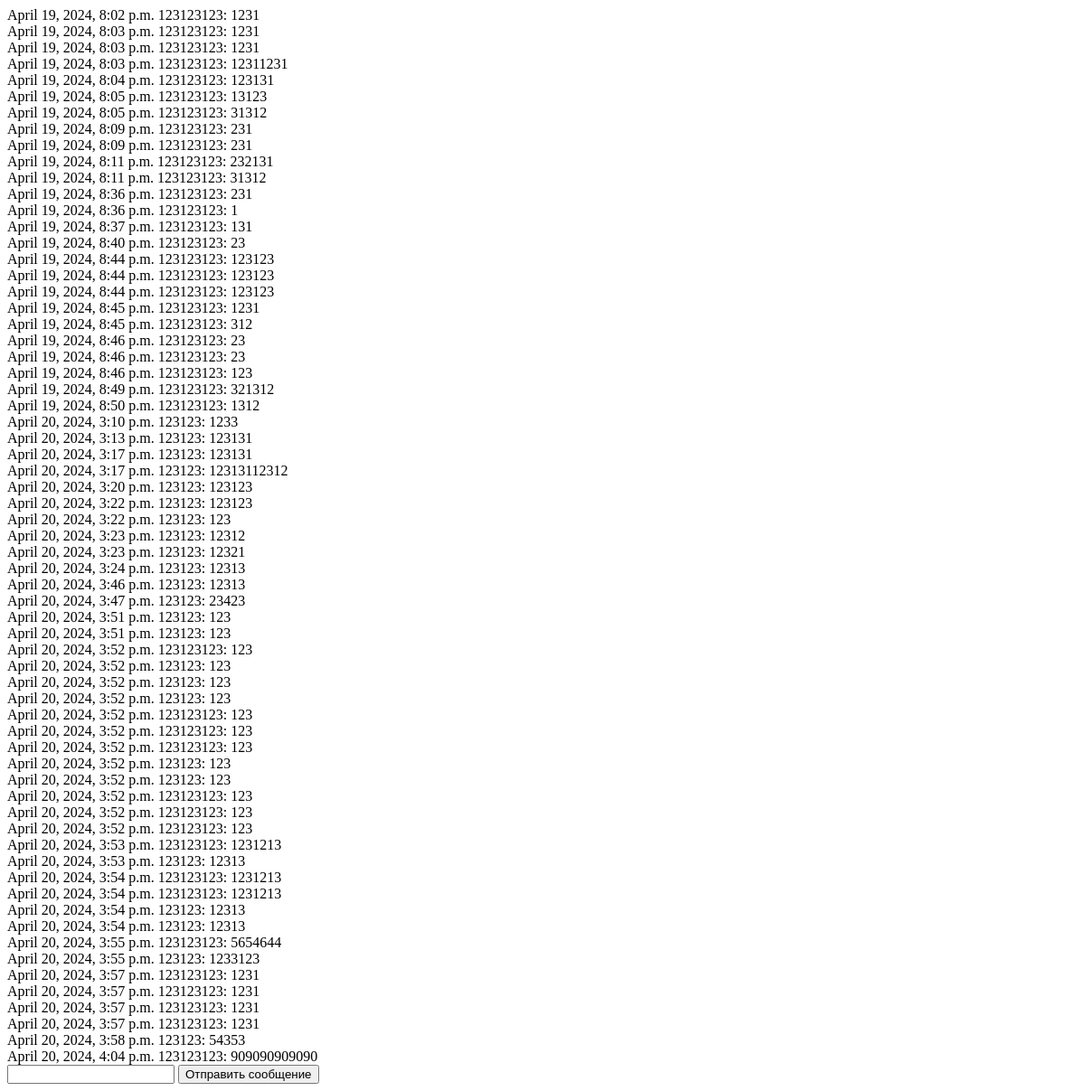
Page /chat/123123 (signed in) on the earlier database version.
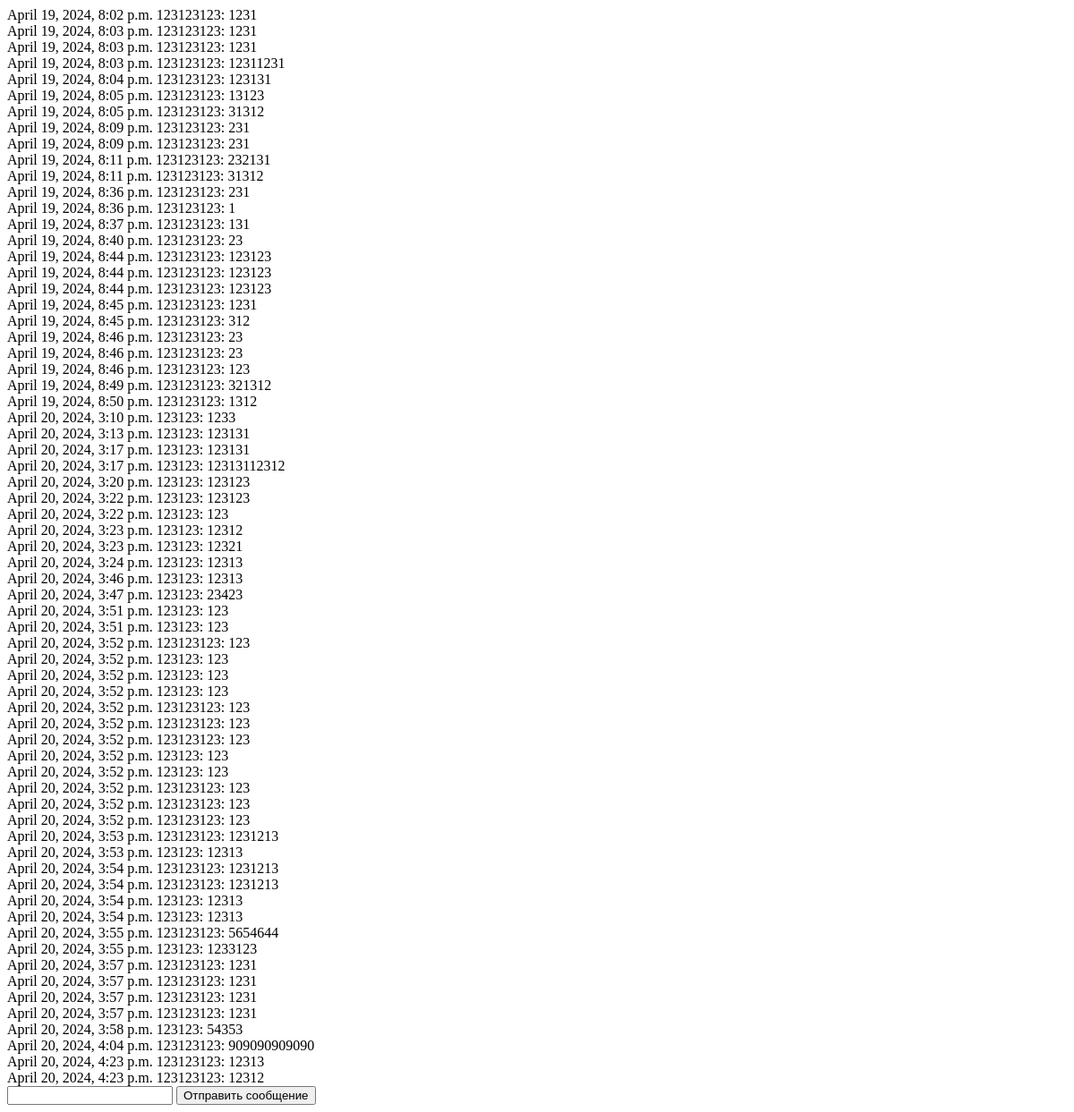
Same page on the later database version.
### my_codes/models.py (models this page shows)
class Message(models.Model):
    author = models.ForeignKey(User, on_delete=models.CASCADE, related_name='sent_messages')
    recipient = models.ForeignKey(User, on_delete=models.CASCADE, related_name='received_messages')
    text = models.CharField(max_length=4096)
    timestamp = models.DateTimeField(auto_now_add=True)

### my_codes/views.py (the view)
# urls.py: path("chat/<str:username>", views.chat_page, name="chat"),
def chat_page(request, username):
    user = request.user
    context = {}
    if username is None:
        return HttpResponse(status=400)
    recipient = User.objects.filter(username=username).first()
    messages_list = list(
        Message.objects.filter(Q(author=user, recipient=recipient) | Q(author=recipient, recipient=user)).order_by(
            'timestamp'))
    context['messages'] = messages_list
    return render(request, 'chat.html', context)

### my_codes/templates/chat.html (shortened to what this page needs)
<!DOCTYPE html>
<html lang="en">
<head>
</head>
<body>
    <div class="message-container">
        {% for message in messages %}
        <div class="message">{{ message.timestamp }} {{ message.author }}: {{ message.text }}</div>
        {% endfor %}
    </div>
    <input type="text" id="message">
    <button onclick="sendMessage()">Отправить сообщение</button>
</body>
</html>

Differences in the rows shown:
added Message: timestamp "April 20, 2024, 4:23 p.m.", author "123123123", text "12313"
added Message: timestamp "April 20, 2024, 4:23 p.m.", author "123123123", text "12312"
